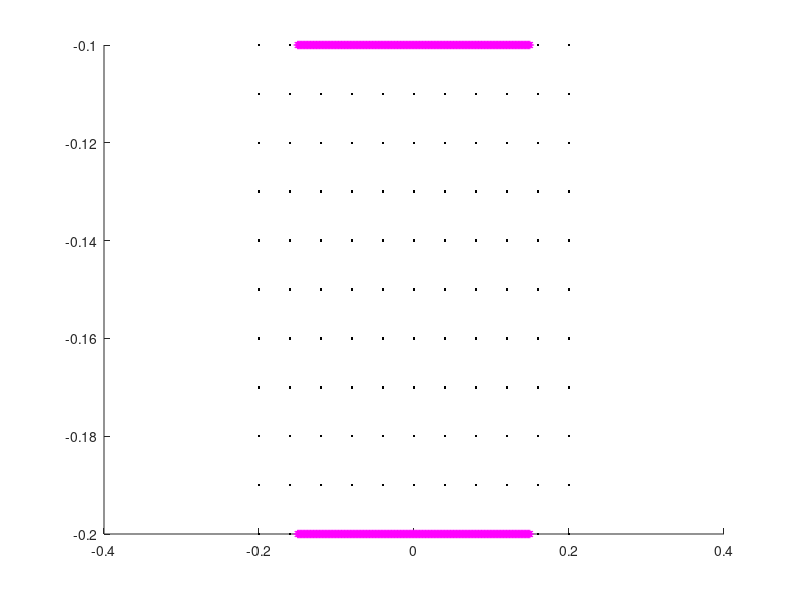

Recreate this plot in MATLAB.
clear all
close all

L = 1;                              % length of computational domain (m)
N = 512;                            % number of Cartesian grid meshwidths at the finest level of the AMR grid
dx = L/N;                           % Cartesian mesh width (m)
ds = L/(2*N);                       % space between boundary points in straight tube

%%%%%%%%%%%%%%%%%%%%%%%%%%%%%%%%%%%%%%%%%%%%%%%%%%%
%%%%%%%%%%%%%%%%%%%%%%%%%%%%%%%%%%%%%%%%%%%%%%%%%%%
%Parameters for the racetrack

Let = 0.4;                          % Length of elastic tube (m)
Nend = 10;                          % Number of rigid points on each end of elastic section
Lt = Let+2*Nend*ds;                 % Length of straight section with three rigid points on each end
Llong = 0.10;                        % Lenght of long end of the tube

diameter = 0.1;                     % diameter of the tube
R2 = 0.1;                           % radius of inner wall
R1 = R2+diameter;                   % radius of outer wall

Nstraight = 2*ceil(Lt/ds);          % number of points along each straight section
%Ncurve = 2*ceil(pi*R1/ds);          % number of points along each curved section
Nrace = 4*ceil(Llong/ds);         % number of points making up the racetrack part
%Nrace = Nstraight+2*Ncurve;         % number of points making up the racetrack part
%dtheta = pi/(Ncurve/2);             % angle increment for drawing curved edges

mesh_name = 'heart_';               % structure name

centery = 0;                        % y-position of center of curved sections
centerx1 = -0.5*Lt;                 % x-position of center of left curved section
centerx2 = 0.5*Lt;                  % x-position of center of right curved section

%%%%%%%%%%%%%%%%%%%%%%%%%%%%%%%%%%%%%%%%%%%%%%%%%%%%%%%%%%
%%%%%%%%%%%%%%%%%%%%%%%%%%%%%%%%%%%%%%%%%%%%%%%%%%%%%%%%%
% Parameters for the pericardium
Dp = 2*diameter;                    %diameter of the pericardium
Nperi = 2*ceil((Dp-diameter)/ds);  % number of boundary points along the sides of the pericardium
Nperitot = Nperi + Nstraight;       % total number of pericardium points

%%%%%%%%%%%%%%%%%%%%%%%%%%%%%%%%%%%%%%%%%%%%%%%%%%%%%%%%%%
%%%%%%%%%%%%%%%%%%%%%%%%%%%%%%%%%%%%%%%%%%%%%%%%%%%%%%%%%
% Parameters for the actuator
La = 0.04;                          % length of the actuator section
NLa = ceil(La/ds);                  % number of points along each actuator
Ca = 0.25*Lt;                       % center of the actuator section
NCa = ceil(ceil(Nstraight/2)*Ca/Lt); % index of the center point
Na1 = NCa - ceil(NLa/2);            % index of the starting point with respect to the elastic section
Na2 = Na1+NLa-1;                    % index of the ending point with respect to the elastic section

%%%%%%%%%%%%%%%%%%%%%%%%%%%%%%%%%%%%%%%%%%%%%%%%%%%%%%%%%%
%%%%%%%%%%%%%%%%%%%%%%%%%%%%%%%%%%%%%%%%%%%%%%%%%%%%%%%%%
% Parameters for the prescribed peristalsis
Lap = 0.3;                          % length of the actuator section
NLap = ceil(Lap/ds);                  % number of points along each actuator
Cap = 0.5*Lt;                       % center of the actuator section
NCap = ceil(ceil(Nstraight/2)*Cap/Lt); % index of the center point
Na1p = NCap - ceil(NLap/2);            % index of the starting point with respect to the elastic section
Na2p = Na1p+NLap-1;                    % index of the ending point with respect to the elastic section


%%%%%%%%%%%%%%%%%%%%%%%%%%%%%%%%%%%%%%%%%%%
%%%%%%%%%%%%%%%%%%%%%%%%%%%%%%%%%%%%%%%%%%%
% parameters for markers
Nmarkersx = 11;                     %number of columns of markers
Nmarkersy = 11;                     %number of markers in each column
Nmarkers=Nmarkersx*Nmarkersy;       %total number of markers
dmx = Let/(Nmarkersx-1);            %space between markers in x-direction
dmy = diameter/(Nmarkersy-1);       %space between markers in y-direction


%%%%%%%%%%%%%%%%%%%%%%%%%%%%%%%%%%%%%%%%%%%
%%%%%%%%%%%%%%%%%%%%%%%%%%%%%%%%%%%%%%%%%%%
% material parameters
kappa_spring = 2.0e0;               % spring constant (Newton)
kappa_beam = 5.0e-1;                 % beam stiffness constant (Newton m^2)
kappa_target = kappa_spring;        % target point penalty spring constant (Newton)


%%%%%%%%%%%%%
% Plotting things 

figure(1)
hold on

%%%%%%%%%%%%%%%%%%%%%%%%%%%%%%%%%%%%%%%%%%%%%%%%%%%%%%%%%%%%%%%%%%%%%%%%%%%%%%%%
%%%%%%%%%%%%%%%%%%%%%%%%%%%%%%
% Make the elastic section of the tube
% Write out the vertex information

vertex_fid = fopen([mesh_name 'tube_' num2str(N) '.vertex'], 'w');
fprintf(vertex_fid, '%d\n', Nstraight);

%top part
for i=1:ceil(Nstraight/2),
    ytop = centery-R2;
    xtop = -Lt/2+(i-1)*ds;
    plot(xtop,ytop,'r-')
    fprintf(vertex_fid, '%1.16e %1.16e\n', xtop, ytop);
end

%bottom part
for i=ceil(Nstraight/2)+1:Nstraight,
    ybot = centery-R1;
    xbot = -Lt/2+(i-ceil(Nstraight/2)-1)*ds;
    plot(xbot,ybot,'r-')
    fprintf(vertex_fid, '%1.16e %1.16e\n', xbot, ybot);
end
fclose(vertex_fid);


%%%%%%%%%%%%%%%%%%%%%%%%%%%%%%%%%%%%%%%%%%%%%%%%%%%%%%%%%%%%%%%%%%%%%%%%%%%%%%%%
%%%%%%%%%%%%%%%%%%%%%%%%%%%%%%
% Make markers as vertices with no material properties

vertex_fid = fopen(['markers_' num2str(N) '.vertex'], 'w');
fprintf(vertex_fid, '%d\n', Nmarkers);

%top part
for i=0:Nmarkersx-1,
    for j=0:Nmarkersy-1,
        y = centery-R2-j*dmy;
        x = -Let/2+i*dmx;
        plot(x,y,'k.')
    fprintf(vertex_fid, '%1.16e %1.16e\n', x, y);
    end
end


%%%%%%%%%%%%%%%%%%%%%%%%%%%%%%%%%%%%%%%%%%%%%%%%%%%%%%%%%%%%%%%%%%%%%%%%%%%%%%%%
%%%%%%%%%%%%%%%%%%%%%%%%%%%%%%
% prescribed peristalsis part
% Write out the vertex information

%top part
vertex_fid = fopen(['pperi_top_' num2str(N) '.vertex'], 'w');
fprintf(vertex_fid, '%d\n', NLap);

for i=Na1p:Na2p,
    ytop = centery-R2;
    xtop = -Lt/2+i*ds;
    plot(xtop,ytop,'m*')
    fprintf(vertex_fid, '%1.16e %1.16e\n', xtop, ytop);
end
fclose(vertex_fid);

%bottom part
vertex_fid = fopen(['pperi_bot_' num2str(N) '.vertex'], 'w');
fprintf(vertex_fid, '%d\n', NLap);

for i=Na1p:Na2p,
    ybot = centery-R1;
    xbot = -Lt/2+i*ds;
    plot(xbot,ybot,'m*')
    fprintf(vertex_fid, '%1.16e %1.16e\n', xbot, ybot);
end
fclose(vertex_fid);


%%%%%%%%%%%%%%%%%%%%%%%%%%%%%%%%%%%%%%%%%%%%%%%%%%%%%%%%%%%%%%%%%%%%%%%%%%%%%%%%
%%%%%%%%%%%%%%%%%%%%%%%%%%%%%%
% NO race track part
% Write out the vertex information

vertex_fid = fopen([mesh_name 'race_' num2str(N) '.vertex'], 'w');
fprintf(vertex_fid, '%d\n', Nrace);

%right part of NO racetrack
for i=1:ceil(Nrace/4),
    ytop = centery-R2;
    xtop = Lt/2+i*ds;
    plot(xtop,ytop,'b-')
    fprintf(vertex_fid, '%1.16e %1.16e\n', xtop, ytop);
end

for i=1:ceil(Nrace/4),
    ybot = centery-R1;
    xbot = Lt/2+i*ds;
    plot(xbot,ybot,'b-')
    fprintf(vertex_fid, '%1.16e %1.16e\n', xbot, ybot);
end


%left part of NO racetrack
for i=1:ceil(Nrace/4),
    ytop = centery-R2;
    xtop = -Lt/2-i*ds;
    plot(xtop,ytop,'b-')
    fprintf(vertex_fid, '%1.16e %1.16e\n', xtop, ytop);
end

for i=1:ceil(Nrace/4),
    ybot = centery-R1;
    xbot = -Lt/2-i*ds;
    plot(xbot,ybot,'b-')
    fprintf(vertex_fid, '%1.16e %1.16e\n', xbot, ybot);
end
fclose(vertex_fid);




hold off

%%%%%%%%%%%%%%%%%%%%%%%%%%%%%%%%%%%%%%%%%%%%%%%%%%%%%%%%%%%%%%%%%%%%%%%%%%%%%%%%
%%%%%%%%%%%%%%%%%%%%%%%%%%%%%%%%%%%%%%%%%%%%%%%%%%%%%%%%%%%%%%%%%%%%%%%%%%%%%%%%
% Write out the spring information for the elastic section

spring_fid = fopen([mesh_name 'tube_' num2str(N) '.spring'], 'w');
fprintf(spring_fid, '%d\n', Nstraight-2);

%elastic part of tube
for i = 0:ceil(Nstraight/2)-2,
    fprintf(spring_fid, '%d %d %1.16e %1.16e\n', i, i+1, kappa_spring*ds/(ds^2), ds);
end

for i = ceil(Nstraight/2):Nstraight-2,
    fprintf(spring_fid, '%d %d %1.16e %1.16e\n', i, i+1, kappa_spring*ds/(ds^2), ds);
end

fclose(spring_fid);
%
% %%%%%%%%%%%%%%%%%%%%%%%%%%%%%%%%%%%%%%%%%%%%%%%%%%%%%%%%%%%%%%%%%%%%%%%%%%%%%%%%
% %%%%%%%%%%%%%%%%%%%%%%%%%%%%%%%%%%%%%%%%%%%%%%%%%%%%%%%%%%%%%%%%%%%%%%%%%%%%%%%%

% % Write out the beam information for the elastic section

beam_fid = fopen([mesh_name 'tube_' num2str(N) '.beam'], 'w');
fprintf(beam_fid, '%d\n', Nstraight-4);

%elastic part of tube
for i = 0:ceil(Nstraight/2)-3,
    fprintf(beam_fid, '%d %d %d %1.16e\n', i, i+1, i+2, kappa_beam*ds/(ds^4));
end

for i = ceil(Nstraight/2):Nstraight-3,
    fprintf(beam_fid, '%d %d %d %1.16e\n', i, i+1, i+2, kappa_beam*ds/(ds^4));
end
fclose(beam_fid);

%%%%%%%%%%%%%%%%%%%%%%%%%%%%%%%%%%%%%%%%%%%%%%%%%%%%%%%%%%%%%%%%%%%%%%%%%%%%%%%%
%%%%%%%%%%%%%%%%%%%%%%%%%%%%%%%%%%%%%%%%%%%%%%%%%%%%%%%%%%%%%%%%%%%%%%%%%%%%%%%%

% Write out the target point information for the ends of the elastic tube
target_fid = fopen([mesh_name 'tube_' num2str(N) '.target'], 'w');

fprintf(target_fid, '%d\n', 4*Nend);

for i = 0:Nend-1,
    fprintf(target_fid, '%d %1.16e\n', i, kappa_target*ds/(ds^2));
end

for i = ceil(Nstraight/2)-Nend:ceil(Nstraight/2)-1,
    fprintf(target_fid, '%d %1.16e\n', i, kappa_target*ds/(ds^2));
end

for i = ceil(Nstraight/2):ceil(Nstraight/2)+Nend-1,
    fprintf(target_fid, '%d %1.16e\n', i, kappa_target*ds/(ds^2));
end

for i = Nstraight-Nend:Nstraight-1,
    fprintf(target_fid, '%d %1.16e\n', i, kappa_target*ds/(ds^2));
end

fclose(target_fid);

%%%%%%%%%%%%%%%%%%%%%%%%%%%%%%%%%%%%%%%%%%%%%%%%%%%%%%%%%%%%%%%%%%%%%%%%%%%%%%%%
% Write out the target point information for the actuator

%top prescribed peristalsis
target_fid = fopen(['pperi_top_' num2str(N) '.target'], 'w');
fprintf(target_fid, '%d\n', NLap);

for i = 0:NLap-1,
    fprintf(target_fid, '%d %1.16e\n', i, kappa_target*ds/(ds^2));
end

fclose(target_fid);

%bottom prescribed peristalsis
target_fid = fopen(['pperi_bot_' num2str(N) '.target'], 'w');
fprintf(target_fid, '%d\n', NLap);

for i = 0:NLap-1,
    fprintf(target_fid, '%d %1.16e\n', i, kappa_target*ds/(ds^2));
end

fclose(target_fid);

%%%%%%%%%%%%%%%%%%%%%%%%%%%%%%%%%%%%%%%%%%%%%%%%%%%%%%%%%%%%%%%%%%%%%%%%%%%%%%%%
% Write out the target point information for the racetrack
target_fid = fopen([mesh_name 'race_' num2str(N) '.target'], 'w');

fprintf(target_fid, '%d\n', Nrace);

for i = 0:Nrace-1,
    fprintf(target_fid, '%d %1.16e\n', i, kappa_target*ds/(ds^2));
end

fclose(target_fid);
